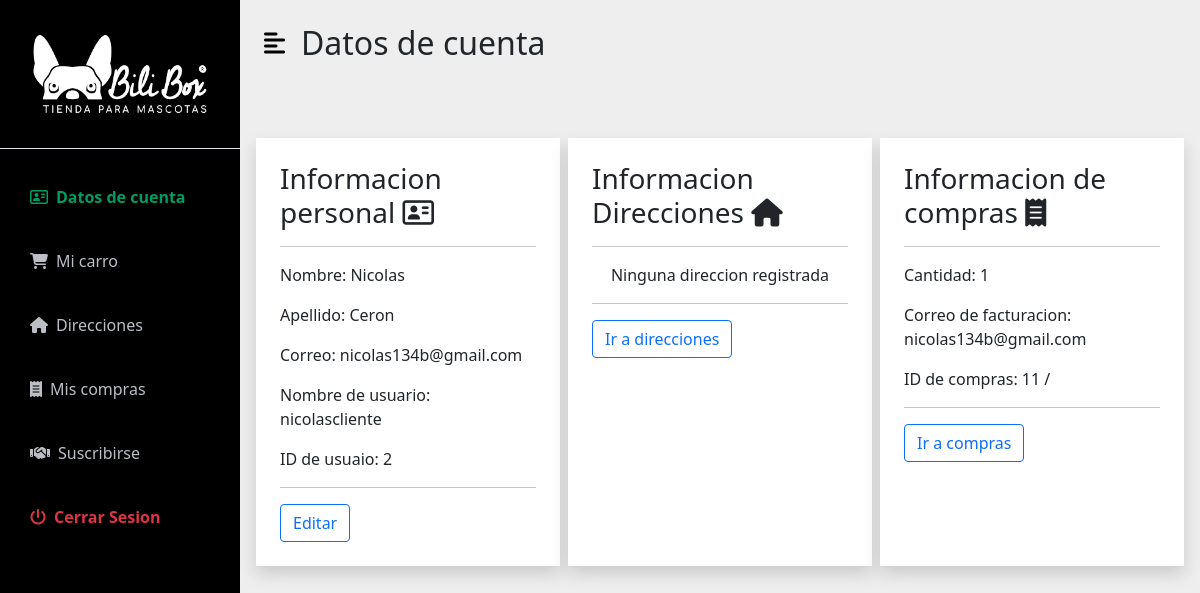
Page /dashboard/ (signed in) on the earlier database version.
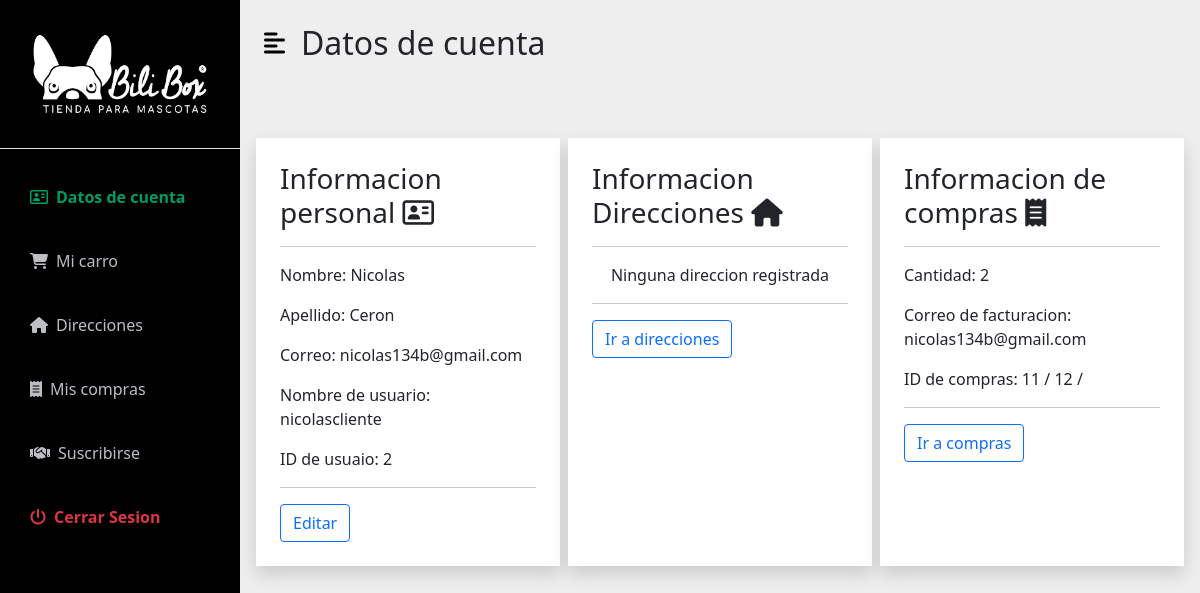
Same page on the later database version.
### AppPedidos/models.py (models this page shows, shortened)
class Pedido(models.Model):
    user = models.ForeignKey(User, on_delete=models.CASCADE,related_name='pedidos')
    created_at = models.DateTimeField(auto_now_add=True)
    total = models.IntegerField()
    class Meta:
        db_table = 'pedidos' #Como se va a ver en la basen de datos
        verbose_name ='pedido'
        verbose_name_plural ='pedidos'

### AppDashboard/views.py (the view)
# urls.py: path('',views.dash_usuario, name='dashboard'),
@login_required
def dash_usuario(request):
    pedido = Pedido.objects.filter(user=request.user)
    detalle = DetallePedido.objects.filter(user=request.user)
    cant_pedido = pedido.count()
    direc = Direccion.objects.filter(user=request.user)
    cant_direc = direc.count()
    ctx = {
        'direc':direc,
        'cant_direc':cant_direc,
        'pedido': pedido,
        'detalle_pedido': detalle,
        'cant_pedido':cant_pedido,
    }
    return render (request,'Dashboards/datos_usuario.html',ctx)

### AppCarro/context_processor.py (called while the page is built)
def importe_total_carro(request):
    total=0
    try:
      if request.user.is_authenticated:
        for key, value in request.session["carro"].items():
          total = total + (int(value["precio"]) * value["cantidad"])
      else:
        pass
    except:
      pass
    return {'importe_total_carro':total}

### AppDashboard/templates/Dashboards/datos_usuario.html (shortened to what this page needs)
{% extends "Dashboards/base-dash.html" %}
{% load static %}
{% block content %}
<div id="page-content-wrapper">
    <nav class="navbar navbar-expand-lg navbar-light bg-transparent py-4 px-4">
        <div class="d-flex align-items-center">
            <i class="fas fa-align-left primary-text fs-4 me-3" id="menu-toggle"></i>
            <h2 class="fs-2 m-0">Datos de cuenta</h2>
        </div>
    </nav>
    <div class="container-fluid px-4 mt-5">
        <div class="row">
            <div class="col p-4 shadow m-1" style="background-color: white;">
                <h3>Informacion personal   <i class="fa-regular fa-address-card"></i></h3>
                <hr>
                <p>Nombre: {{request.user.first_name}}</p>
                <p>Apellido: {{request.user.last_name}}</p>
                <p>Correo: {{request.user.email}}</p>
                <p>Nombre de usuario: {{request.user.username}}</p>
                <p>ID de usuaio: {{request.user.id}}</p>
                <hr>
                <button class="btn btn-outline-primary">Editar</button>
            </div>
            <div class="col p-4 shadow m-1" style="background-color: white;">
                <h3>Informacion Direcciones <i class="fa-solid fa-house"></i></h3>
                <hr>
                {% if direc %}
                    <p>Cantidad: {{cant_direc}} </p>
                    <p>Direccion:
                    {% for i in direc %}
                        {{i.nombre}} / {{i.direccion}} / {{i.comuna}} |
                    {% endfor %}
                    </p>
                {% else %}
                <div>
                    <p class="text-center">Ninguna direccion registrada</p>
                </div>
                {% endif %}
                <hr>
                <a href="{% url 'dashboard:direcciones' %}">
                    <button class="btn btn-outline-primary">Ir a direcciones</button>
                </a>
            </div>
            <div class="col p-4 shadow m-1" style="background-color: white;">
                <h3>Informacion de compras <i class="fa-solid fa-receipt"></i></h3>
                <hr>
                {% if cant_pedido > 0 %}
                    <div>
                        <p>Cantidad: {{cant_pedido}}</p>
                        <p>Correo de facturacion: {{request.user.email}} </p>
                        <p>ID de compras:
                            {% for pedido in pedido %}
                                {{pedido.id}} /
                            {% endfor %}
                        </p>
                    </div>
                {% else %}
                    <div>
                        <p class="text-center">Ninguna compra realizada</p>
                    </div>
                {% endif %}
                <hr>
                <a href="{% url 'pedido:pedidos' %}">
                    <button class="btn btn-outline-primary">Ir a compras</button>
                </a>
            </div>
        </div>
    </div>
</div>
{% endblock %}

Differences in the rows shown:
added Pedido: id "12"
Other differences:
{{ cant_pedido }}: "1" → "2"
